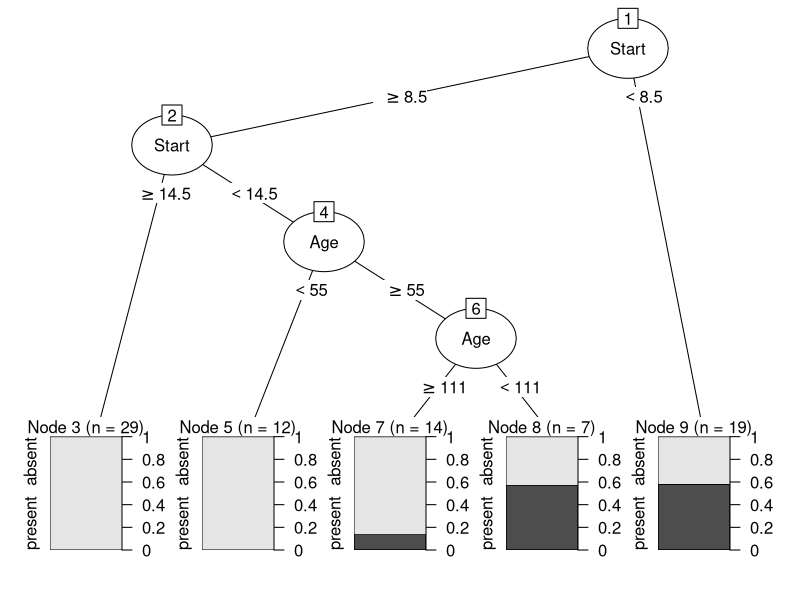
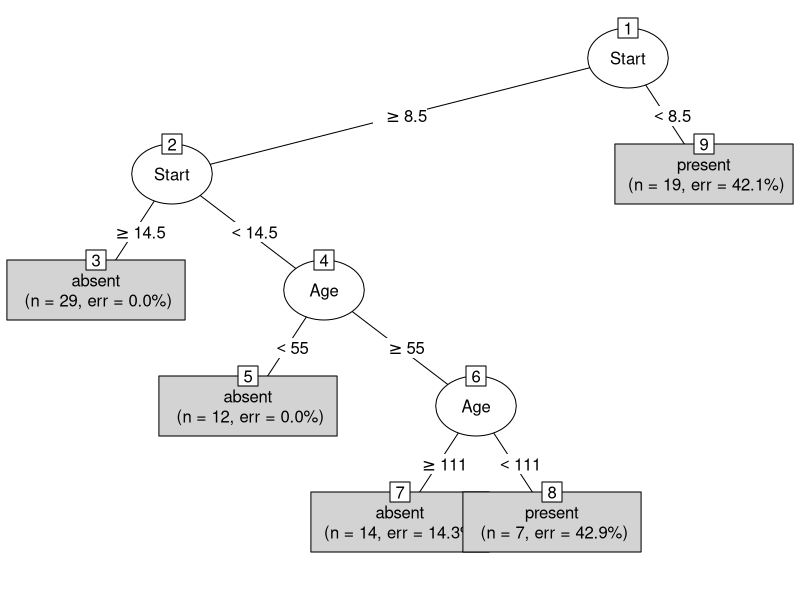

Write the R code that produced these figures, in order.
## ---- chunk 1
knitr::opts_chunk$set(echo = TRUE)
if (!require(rpart)) install.packages('rpart')
if (!require(partykit)) install.packages('partykit')
## ---- chunk 2
str(kyphosis)
## ---- chunk 3
(rp <- rpart(Kyphosis ~ Age + Number + Start, data = kyphosis))
## ---- chunk 4
plot(as.party(rp))
## ---- chunk 5
plot(as.party(rp), type = 'simple')
